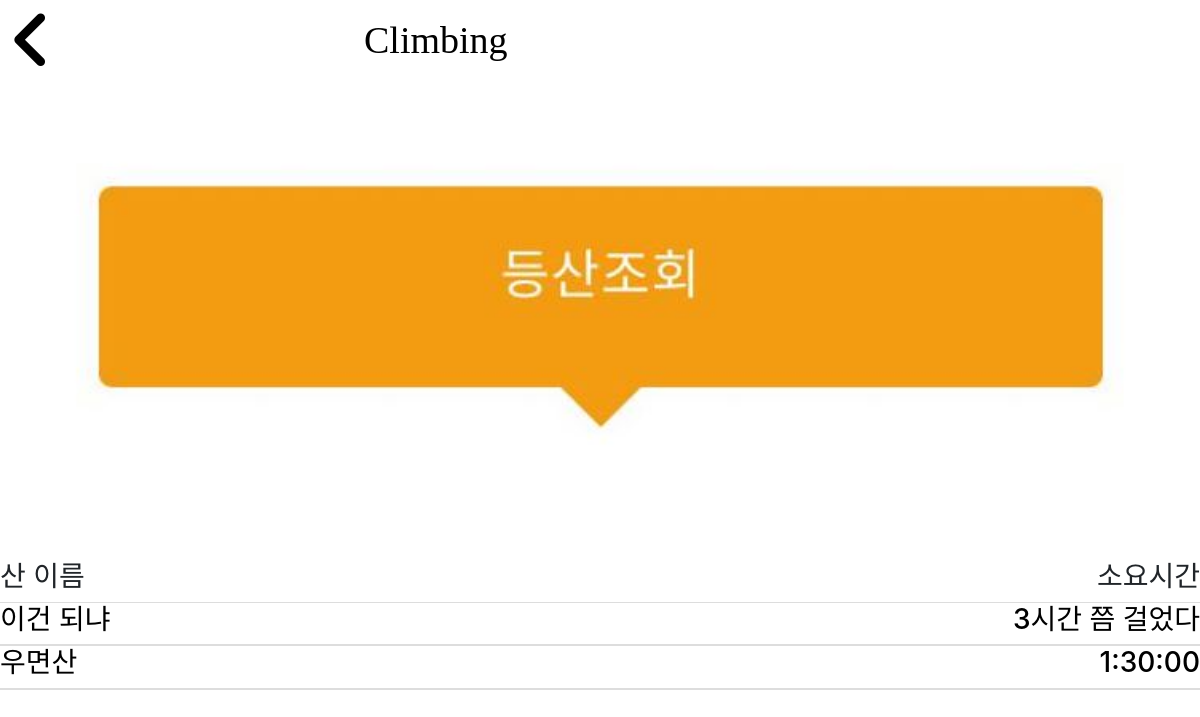
The page /mylist/ (signed in) on the database as committed earlier.
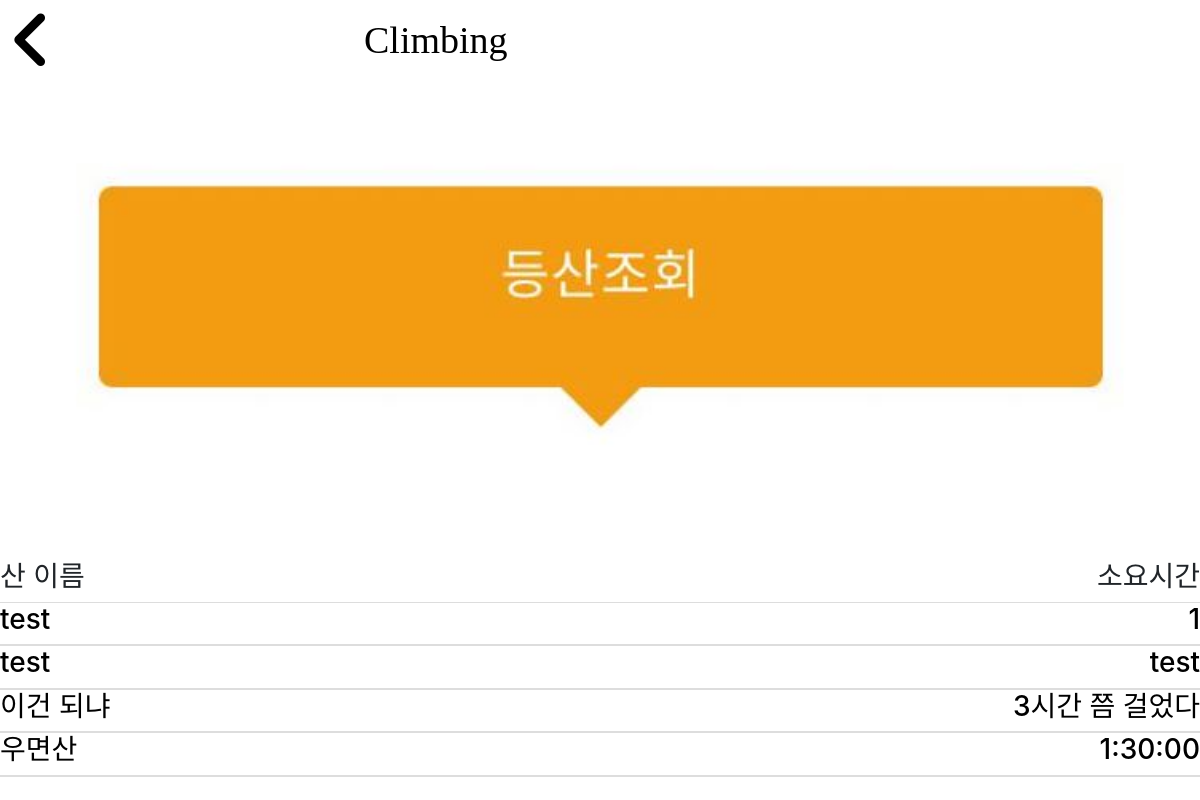
The same page on the database as committed later.
### climbing/models.py (models this page shows)
class MyList(models.Model):
    m_name = models.CharField(max_length=20)
    course = models.CharField(max_length=20, null=True)
    time = models.CharField(max_length=10)
    date = models.DateTimeField(auto_now_add=True)
    score = models.IntegerField(default=1)
    user_id = models.ForeignKey(Account, on_delete=models.CASCADE, default=1)

### climbing/views.py (the view)
# urls.py: path('mylist/', views.mylist_main, name='mylist_main'),
def mylist_main(request):
    now_id = Account.objects.get(username=request.user.get_username()).id
    mylist = MyList.objects.filter(user_id=now_id).order_by('-date')
    context = {
        'mylist': mylist
    }
    return render(request, 'mylist_main.html', context)

### climbing/templates/mylist_main.html (shortened to what this page needs)
<html>
<head>
    <link rel="stylesheet" href="https://stackpath.bootstrapcdn.com/bootstrap/4.4.1/css/bootstrap.min.css"
>
    <link rel="stylesheet" href="../static/css/mylist_main.css">
</head>
<body>
	<div class="container-box">
        <div class="header">
            <span><i class='fas fa-angle-left' onclick="goBack()"
                    style='font-size:70px; float:left; color:black; inline-block;line-height:80px;'></i></span>
            <h1 class="logo">Climbing</h1>
        </div>
    </div>
	<div class="grid1">
	<div class="image"  style="background-image:url('../static/img/view.jpg');
	"></div>
	</div>
	<div id="content-area">
		<div class="grid">
    			<div class="left"><h3>산 이름</h3></div>
    			<div class="right"><h3>소요시간</h3></div>
    	</div>
        {% for list in mylist %}
            <div class="grid">
                <a href="{% url 'mylist_detail' pk=list.pk %}">
                    <div class="grid">
                        <div class="left"><h3>{{ list.m_name }}</h3></div>
                        <div class="right"><h3>{{ list.time }}</h3></div>
                    </div>
                </a>
            </div>
        {% endfor %}
	</div>
</body>
</html>

Rows that differ between the two databases and show on the page:
added MyList: m_name "test", time "1"
added MyList: m_name "test", time "test"
